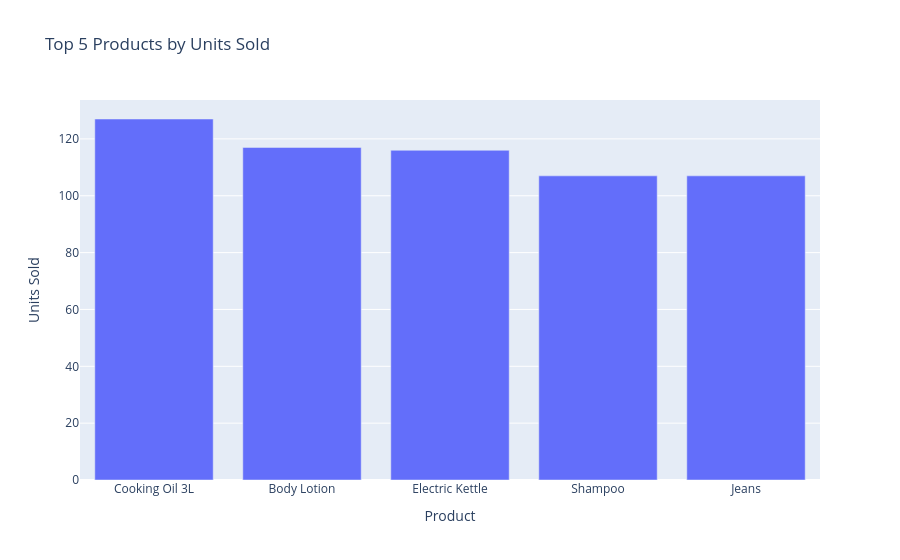

Notebook cell for this chart:
### Code cell
fig = px.bar(
    top_5_quantity,
    x="Product",
    y="Quantity",
    title="Top 5 Products by Units Sold",
    labels={"Quantity": "Units Sold"}
)

fig.show()

### Figure 1 — Plotly figure (JSON) as saved in the notebook; plotly's stock layout.template omitted (floating-point values rounded to 4 significant figures)
{"data": [{"hovertemplate": "Product=%{x}<br>Units Sold=%{y}<extra></extra>", "legendgroup": "", "marker": {"color": "#636efa", "pattern": {"shape": ""}}, "name": "", "orientation": "v", "showlegend": false, "textposition": "auto", "type": "bar", "x": ["Cooking Oil 3L", "Body Lotion", "Electric Kettle", "Shampoo", "Jeans"], "xaxis": "x", "y": [127, 117, 116, 107, 107], "yaxis": "y"}], "layout": {"barmode": "relative", "legend": {"tracegroupgap": 0}, "title": {"text": "Top 5 Products by Units Sold"}, "xaxis": {"anchor": "y", "domain": [0, 1], "title": {"text": "Product"}}, "yaxis": {"anchor": "x", "domain": [0, 1], "title": {"text": "Units Sold"}}}}
